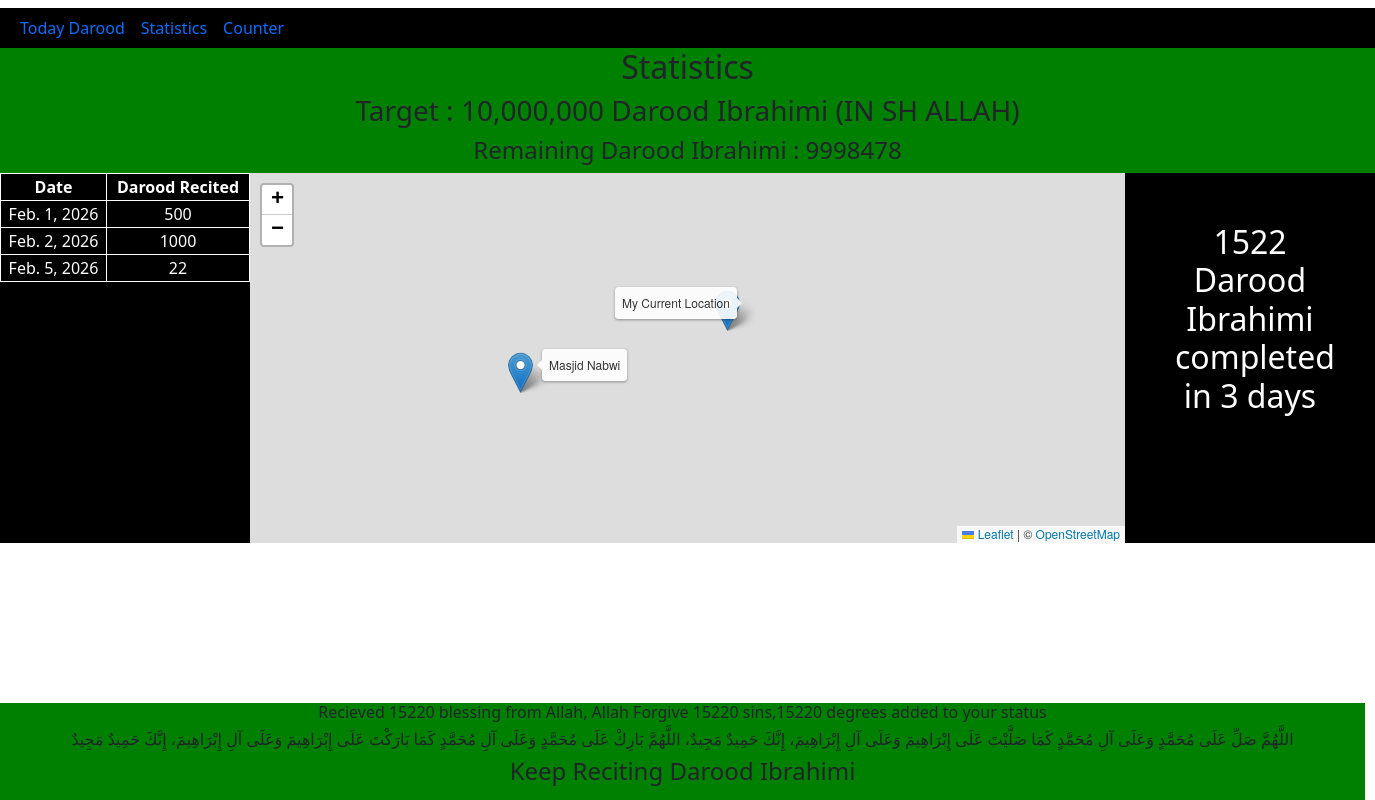
The app's page /statistics with its own data.
### mydarood/models.py (models this page shows)
class todaydata(models.Model):
    name =  models.CharField(default="Muhammad Ali")
    recited = models.IntegerField()
    eventDate = models.DateField()

### mydarood/views.py (the view)
# urls.py: path('statistics',views.statistics,name='statistics'),
def statistics(request):
    totSum = todaydata.objects.aggregate(Sum('recited'))
    remaining=10000000-totSum['recited__sum']
    allRows = todaydata.objects.all()
    totalRows = todaydata.objects.all().count()
    context = {
        'remaining': remaining,
        'allRows': allRows,
        'totalRows':totalRows,
        'totSum' : totSum['recited__sum'],
        'naikiGatal' : totSum['recited__sum'] * 10,
        'gunahMaaf' : totSum['recited__sum']*10,
        'darajatBuland' : totSum['recited__sum']*10,
    }
    return render(request,"statistics.html",context)

### templates/statistics.html (shortened to what this page needs)
{% extends 'base.html' %}
{% load static %}
{% block body %}
<header style="background-color: green; text-align: center; position:absolute; top:48px; right: 0px; left: 0px;">
<h2>Statistics</h2>
<h3>Target : 10,000,000 Darood Ibrahimi (IN SH ALLAH)</h3>
<h4>Remaining Darood Ibrahimi : {{remaining}}</h4>
</header>
<div style="background-color: black; overflow-y: auto;color:white;padding: 50px; position:absolute; top:173px; left:0; text-align: center; height: 370px; width:250px ;">
<table style="border: 1px solid white;position: absolute; top: 0; left: 0; right: 0;width:250px">
  <tr style="border: 1px solid white;">
    <th style="border: 1px solid white;">Date</th>
    <th style="border: 1px solid white;">Darood Recited</th>
  </tr>
    {% for item in allRows %}
        <tr style="border: 1px solid white;">
        <td style="border: 1px solid white;">{{ item.eventDate }}</td>
        <td style="border: 1px solid white;">{{ item.recited }}</td>
        </tr>
    {% endfor %}
</table>
</div>
<div id="map" style="position: absolute;top: 173px; left: 250px;right: 250px; height: 370px; color: white;">
</div>
<div style="background-color: black;color:white;padding: 50px; position:absolute; top:173px; right:0px; text-align: center; height: 370px; width:250px;">
<h2><span>{{totSum}}</span> Darood Ibrahimi completed in <span>{{totalRows}}</span> days</h2>
</div>
<footer style="background-color: green;text-align: center;position:absolute; bottom:0; height: 97px; width: 1365px;">
    <h6>Recieved {{darajatBuland}} blessing from Allah, Allah Forgive {{gunahMaaf}} sins,{{darajatBuland}} degrees added to your status</h6>
    <h6>اللَّهُمَّ صَلِّ عَلَى مُحَمَّدٍ وَعَلَى آلِ مُحَمَّدٍ كَمَا صَلَّيْتَ عَلَى إِبْرَاهِيمَ وَعَلَى آلِ إِبْرَاهِيمَ، إِنَّكَ حَمِيدٌ مَجِيدٌ، اللَّهُمَّ بَارِكْ عَلَى مُحَمَّدٍ وَعَلَى آلِ مُحَمَّدٍ كَمَا بَارَكْتَ عَلَى إِبْرَاهِيمَ وَعَلَى آلِ إِبْرَاهِيمَ، إِنَّكَ حَمِيدٌ مَجِيدٌ</h6>
    <h4>Keep Reciting Darood Ibrahimi</h4>
</footer>
{% endblock body %}

### templates/base.html (shortened to what this page needs)
<!doctype html>
<html lang="en">
  <head>
    <link rel="stylesheet" href="https://unpkg.com/leaflet@1.9.4/dist/leaflet.css"
/>
    <link href="https://cdn.jsdelivr.net/npm/bootstrap@5.0.2/dist/css/bootstrap.min.css" rel="stylesheet">
  </head>
  <body>
    <nav class="navbar navbar-expand-lg bg-body-tertiary">
  <div class="container-fluid" style="background-color: black;">
    <div class="collapse navbar-collapse" id="navbarSupportedContent">
      <ul class="navbar-nav me-auto mb-2 mb-lg-0">
        <li class="nav-item">
          <a class="nav-link" href="/todaydarood">Today Darood</a>
        </li>
        <li class="nav-item">
          <a class="nav-link active" aria-current="page" href="/statistics">Statistics</a>
        </li>
        <li class="nav-item">
          <a class="nav-link active" aria-current="page" href="/counter">Counter</a>
        </li>
    </div>
  </div>
</nav>
    {% block body %}
    {% endblock body %}
  </body>
</html>

### records on screen
todaydata: eventDate "Feb. 1, 2026", recited "500"
todaydata: eventDate "Feb. 2, 2026", recited "1000"
todaydata: eventDate "Feb. 5, 2026", recited "22"

### other values on screen
{{ remaining }} "9998478"
{{ totSum }} "1522"
{{ totalRows }} "3"
{{ darajatBuland }} "15220"
{{ gunahMaaf }} "15220"
